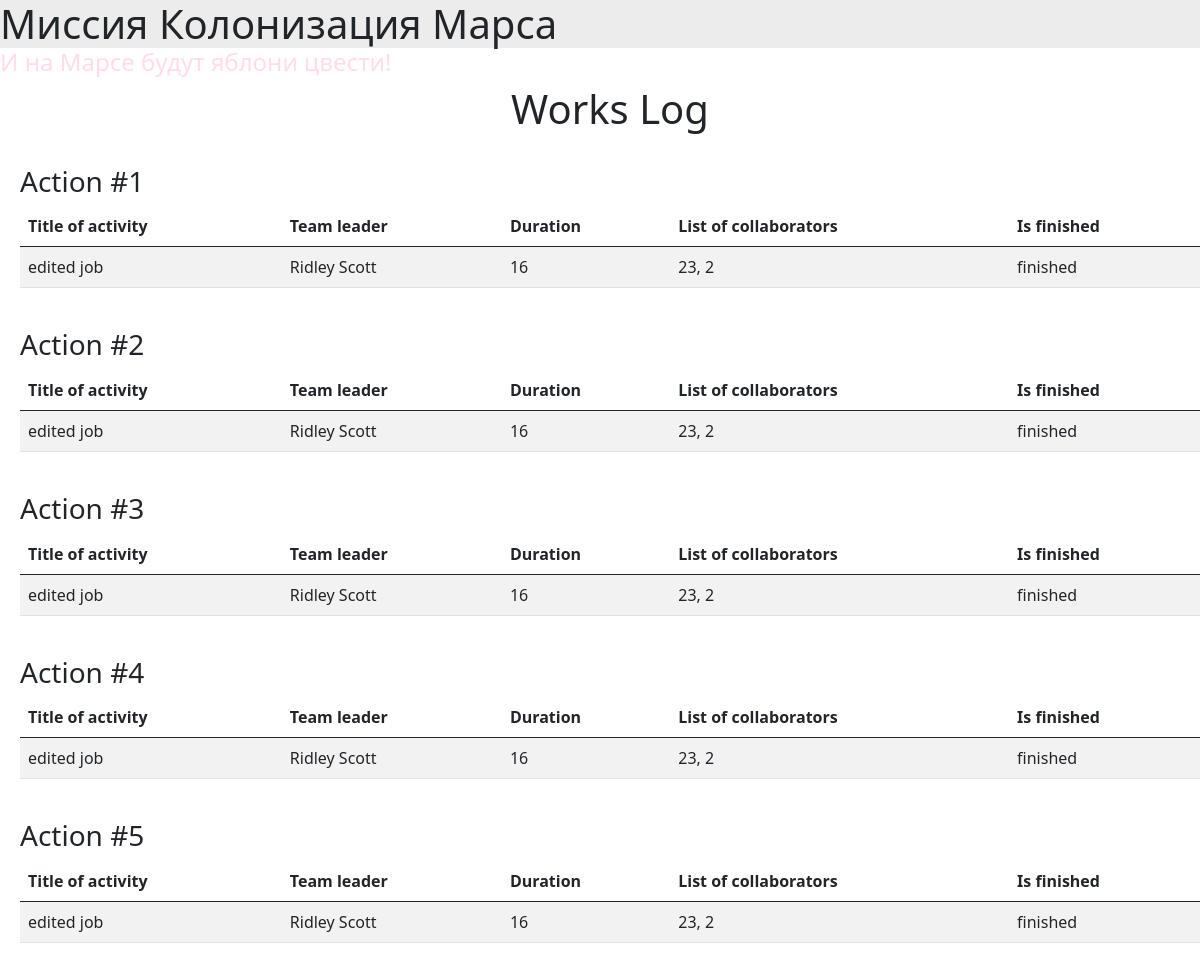
/index, run on the app's committed database.
### data/jobs.py (models this page shows)
class Jobs(SqlAlchemyBase, SerializerMixin, UserMixin):
    __tablename__ = 'jobs'
    id = sqlalchemy.Column(sqlalchemy.Integer,
                           primary_key=True, autoincrement=True)
    team_leader = sqlalchemy.Column(sqlalchemy.Integer, sqlalchemy.ForeignKey("users.id"))
    job = sqlalchemy.Column(sqlalchemy.String, nullable=True)
    work_size = sqlalchemy.Column(sqlalchemy.Integer, nullable=True)
    collaborators = sqlalchemy.Column(sqlalchemy.String, nullable=True)
    start_date = sqlalchemy.Column(sqlalchemy.String, nullable=True)
    end_date = sqlalchemy.Column(sqlalchemy.String, nullable=True)
    is_finished = sqlalchemy.Column(sqlalchemy.Boolean, nullable=True)
    user = orm.relation('Users')

### main.py (the view)
@app.route("/")
@app.route("/index")
def index():
    jobs = get_jobs()
    return render_template('index.html', jobs=jobs)

### data/db_session.py (called while the page is built)
def create_session() -> Session:
    global __factory
    return __factory()

### main.py (called while the page is built)
def get_jobs():
    result = list()
    db_sess = db_session.create_session()
    for job in db_sess.query(Jobs).all():
        job_info = [job.job, f"{job.user.name} {job.user.surname}", job.work_size, job.collaborators, job.is_finished]
        job_info[-1] = "is not finished" if not job_info[-1] else "finished"
        result.append(job_info)
    return result

### templates/index.html
{% extends "main.html" %}
{% block content %}
<div align="center">
    <h1>Works Log</h1>
        <tbody>
            {% for job in jobs %}
            <br>
            <h3 style="float: left;">Action #{{ loop.index }}</h3>
            <table class="table table-striped">
                <thead>
                  <tr>
                    <th scope="col">Title of activity</th>
                    <th scope="col">Team leader</th>
                    <th scope="col">Duration</th>
                    <th scope="col">List of collaborators</th>
                    <th scope="col">Is finished</th>
                  </tr>
                </thead>
            <tr>
                {% for value in job %}
                <td> {{ value }} </td>
                {% endfor %}
            </tr>
        </tbody>
    </table>
            {% endfor %}
</div>
{% endblock %}

### data on the page
Jobs: job "edited job", job "Ridley Scott" "16" "finished", collaborators "23, 2"
Jobs: job "edited job", job "Ridley Scott" "16" "finished", collaborators "23, 2"
Jobs: job "edited job", job "Ridley Scott" "16" "finished", collaborators "23, 2"
Jobs: job "edited job", job "Ridley Scott" "16" "finished", collaborators "23, 2"
Jobs: job "edited job", job "Ridley Scott" "16" "finished", collaborators "23, 2"
